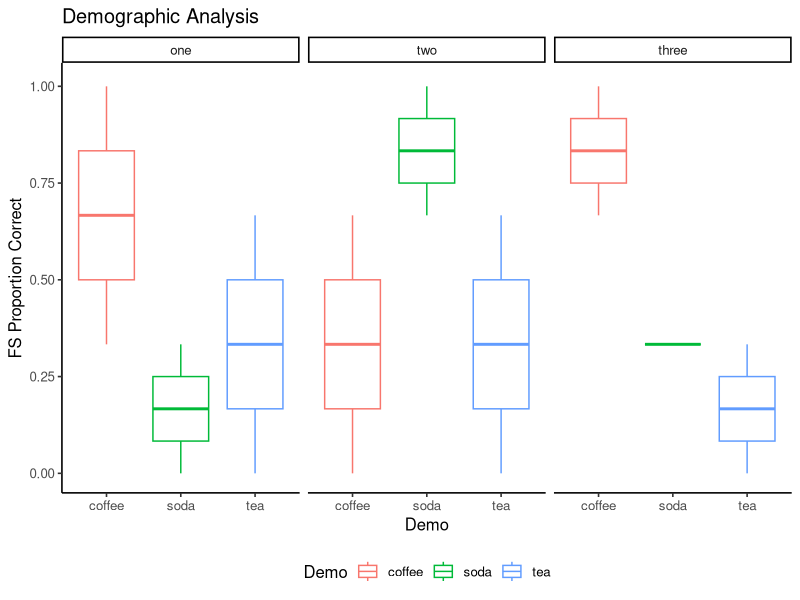
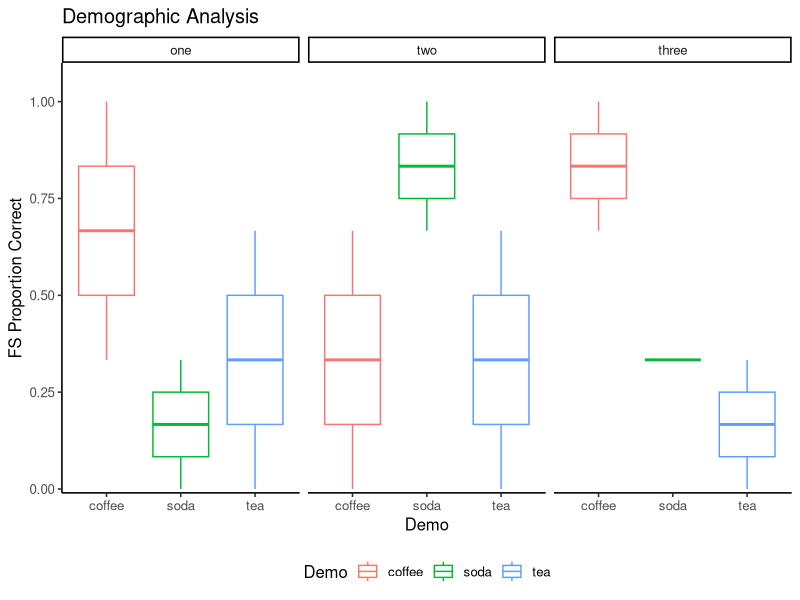

Write the R code that produced these figures, in order.
## ---- chunk 1
library(tidyr)
library(dplyr)
library(data.table)
library(ggplot2)
library(ggpubr)
library(rstatix)
## ---- chunk 2
# Key column may be automatically or manually added. This is dependent on the equipment and/or software used to read a multiple choice exam.
# FS indicates a fundamental statement associated with a question. This can be replaced with any question category. This will likely need to be manually added to a scantron output via spreadsheet software (e.g., Microsoft Excel) or within R. 
  # Note: This workflow is only designed for one question category column.
SID <- c("12345", "23456", "34567", "45678", "56789","67890", "Key", "FS") 
Q1 <- c("A", "A", "C", "A", "A", "B", "A", "1")
Q2 <- c("A", "A", "B", "C", "C", "C", "A", "1")
Q3 <- c("B", "A", "B", "B", "D", "B", "B", "2")
Q4 <- c("C", "B", "C", "C", "D", "A", "C", "2")
Q5 <- c("B", "A", "B", "A", "B", "B", "B", "3")
Q6 <- c("D", "B", "C", "D", "D", "C", "D", "3")
Q7 <- c("B", "C", "D", "A", "B", "A", "A", "2")
Q8 <- c("A", "D", "C", "A", "C", "A", "C", "1")
Q9 <- c("A", "B", "A", "D", "B", "A", "B", "3")

#This will create the working dataset for the rest of the demo
df <- data.frame(SID, Q1, Q2, Q3, Q4, Q5, Q6, Q7, Q8, Q9) 
df
## ---- chunk 3
#This will create a new vector of mock demographic data
Demo <- c("coffee", "tea", "soda", "soda", "coffee", "tea", " ", " ")

#This will associate demographic data with a student ID based on the information above
df_Demo <- data.frame(SID, Demo) %>%
  #We only need data related to student ID for this new dataset so we can ignore "Key" and FS" data
  slice_head(n = nrow(df)-2)
df_Demo
## ---- chunk 4
#We want to store the output in a new dataframe
df_qa<-                                       
  #df is the name of mock data scantron output
  df %>% 
  #The following lines will assign points based on the letter choice you indicate as correct within the parentheses. A new column is created and the point values are stored within that column.
  #Point values are listed as 1 here, but can be any value. 
  #If any of the criteria below are not met, the cell will be left blank
         mutate(P1 = case_when(Q1=="A" ~ 1),
                P2 = case_when(Q2=="A" ~ 1),
                P3 = case_when(Q3=="B" ~ 1),
                P4 = case_when(Q4=="C" ~ 1),
                P5 = case_when(Q5=="B" ~ 1),
                P6 = case_when(Q6=="D" ~ 1), 
                P7 = case_when(Q7=="A" ~ 1),
 #The lines below are an example of an answer-dependent grading scheme.
                P8 = case_when(Q7=="A" & Q8=="C" |
                               Q7=="B" & Q8=="A" |
                               Q7=="C" & Q8=="B" ~ 1),
                P9 = case_when(Q8=="A" & Q9=="C" |
                               Q8=="B" & Q9=="A" |
                               Q8=="C" & Q9=="B" ~ 1))
df_qa
## ---- chunk 5
#Different exams have a different number of questions. This will automate the counting to remove the Question columns.
#First, we count to the last question
Qend<- ncol(df)
#Second, we count to the first column we want to keep
Pstart<- ncol(df)+1
#Lastly we count to the last column we want to keep
  #We multiply by 2 because there are just as many Question columns as Point columns
  #We then subtract 1 to account for the SID column
  #There is also an option to account for removal of a question from the exam. It is not used here.
Pend<- Qend*2-1-(0)

# The FS cells were originally associated with the Question columns, but we now need them in the Point columns. This will copy FS to the Points columns (2:1+nQ; 2+nQ:2+2nQ)
df_qa[nrow(df_qa), Pstart:Pend] = as.list(as.numeric(df[nrow(df_qa), 2:Qend])) 

#We can now remove the Question columns and store in a new dataframe.
df_a<-
  df_qa%>% select(c(1, Pstart:Pend))
df_a

#To calculate the total score, we can call on columns that contain "P" for a summed score
#This can still be done before removing the Question columns as well.
df_a <- df_a %>%
  mutate(total = rowSums(select(., contains("P")),na.rm = TRUE)) 
df_a
## ---- chunk 6
###The scantron output is first transposed
df_t <- transpose(df[,-1])

#Transposing loses some information. This will restore lost information
colnames(df_t) <- df$SID

#We are making sure the FS column is interpreted numerically. This will be important during organization later on.
df_t$FS <- sapply(df_t$FS, as.numeric)

#The next steps require a formulat to calcuate proportion of different answer choices

#The first step calculates the total number of students.
#It is equal to last column to count, -2 to remove Key and FS columns
totalN <- ncol(df_t)-2

#This is the function to calculate proportion of answer choices that match the Key column
  #indicated by +1
Prop<- function(x){
  (sum(df_t[x, 1:totalN] %in% df_t[x, totalN+1]))/totalN}

#A new column is created using the function above
df_t$Pcorrect <- sapply(1:nrow(df_t), Prop)
df_t

#Additional columns are created that count the proportion of answer choices A-E typically offered on an MCQ
  #The correct answer choice should have the same proportion as the Pcorrect column above
df_t$prop.A <- apply(df_t[1:totalN], 1, function(x) length(which(x=="A"))/totalN)
df_t$prop.B <- apply(df_t[1:totalN], 1, function(x) length(which(x=="B"))/totalN)
df_t$prop.C <- apply(df_t[1:totalN], 1, function(x) length(which(x=="C"))/totalN)
df_t$prop.D <- apply(df_t[1:totalN], 1, function(x) length(which(x=="D"))/totalN)
df_t$prop.E <- apply(df_t[1:totalN], 1, function(x) length(which(x=="E"))/totalN)

#This will trim and store the answer choice distributions in a new dataframe.
df_dist <- df_t%>%
  #totalN represent total number of students from above. We can exclude all those columns
  select(-c(1:totalN))
df_dist
## ---- chunk 7
#Generating transposed answer choice dataframe to join with df_dist. This calculates mean score per question when partial credit or answer-dependent questions are used.
  #Answer-dependent questions may have multiple pathways to full credit.
  #The above distribution is limited to matching correctness to a "Key" vector 

#The point output is first transposed
df_at <- transpose(df_a[,-1]) #ignores SID for transpose 
colnames(df_at) <- df_a$SID

#This is just a count to remove the key row. -1 for Key
df_at<- slice_head(df_at, n=nrow(df_at)-1) 
colnames(df_at) <- df_a$SID

#ignores SID as first column
rownames(df_at) <- colnames(df_a[2:(ncol(df_a)-1)]) 

df_at<- df_at %>%
  #new column populated with question ID, allows for joining if needed
  mutate(KEYQ = colnames(df_a[2:(ncol(df_a)-1)])) 

df_at <- df_at %>%
  rowwise() %>%
  #Cells were originally left blank if no points were earned. This will replace blanks with 0
  mutate(across(where(is.numeric), ~replace(., is.na(.), 0))) %>%
  # -3 removes Key, FS, and KEYQ columns
  mutate(mean = mean(c_across(1:(ncol(df_at)-3)))) %>% 
  # -4 removes the new "mean" column as well
  mutate(sum = sum(c_across(1:(ncol(df_at)-4)))) 
df_at

#This will create the new dataframe with question distribution outcomes 
df_dist <- bind_cols(df_dist, df_at$mean)
df_dist <- df_dist %>%
  rename(mean = ncol(df_dist))
df_dist
## ---- chunk 8
#Reset df_at for aggregate analysis
df_at <- transpose(df_a[,-1]) 
colnames(df_at) <- df_a$SID

df_at <- df_at %>%
  #Cells were originally left blank if no points were earned. This will replace blanks with 0
  replace(is.na(.), 0)

#starting at col2 skips SID col1; adds "Question" column 
df_at$Question <- colnames(df_a[2:ncol(df_a)]) 

#Note: Replace FS with Bloom as needed
df_atg<-gather(df_at, key = "SID", value = "total", -Key, -FS, -Question)

#This is where you aggregate student scores Question Category (e.g., FS, Bloom) . Recommend changing the df name based on variable you are collapsing
FS_score<-df_atg %>%   
  group_by(FS, SID) %>%
  #creates a sum column based on points assigned
  summarise(FS_score=sum(total,na.rm=TRUE))
FS_score

FS_poss<- df_atg %>%
  group_by(FS, SID) %>%
  #creates a sum column based on total points possible (indicated by Key points) 
  summarise(FS_points_poss=sum(Key))
FS_poss

#Joins newly created dataframes
df_FS <- left_join(FS_score, FS_poss)

#Calculates a proportional correct column
df_FS<- df_FS %>%
  mutate(FS_score2 = FS_score/FS_points_poss)

#removes summed FS values. There are three FS in the example, so any values above this are sums
df_FS<- df_FS %>%
  filter(FS < 4) 
df_FS
## ---- chunk 9
#Incorporating student demographic data
df_FS_Demo <- inner_join(df_FS, df_Demo, by = "SID") 

#It may be advantageous to treat FS as a character, not numeric
df_FS_Demo$FS <- sapply(df_FS_Demo$FS, as.character)
#This will ensure FS are displayed in order
df_FS_Demo$FS <- factor(df_FS_Demo$FS, levels = c("1", "2", "3"))

#You can add a more meaningful name to each FS or Question category
df_FS_Demo <- df_FS_Demo %>%
  mutate(Theme = case_when(FS == "1"  ~ "one",
                           FS == "2"  ~ "two",
                           FS == "3"  ~ "three"))

#This will ensure FS are displayed in order
df_FS_Demo$Theme <- factor(df_FS_Demo$Theme, levels = c("one",
                                                        "two",
                                                        "three"))
df_FS_Demo
## ---- chunk 10
#Graphing the results of each Demographic
p <- ggplot(df_FS_Demo, aes(x= Demo, y=FS_score2, color = Demo))+
  theme_classic2()+   
  geom_boxplot()+
  scale_y_continuous(limits = c(0,1.01))+
#optional line breaks, useful with 5+ categories
  #geom_vline(xintercept = c(0.5+(1:4)), linetype="dotted", color = "grey", size=0.5)+ 
#optional mean score
  #geom_hline(yintercept = mean(df_FS_Demo$FS_score2), linetype="dotted", color = "grey", size=0.3)+ 
  ggtitle("Demographic Analysis")+
  xlab("Demo")+
  ylab("FS Proportion Correct")+
  theme(legend.position = "bottom")+
#Creates a separate panel for each FS with a meaningful name
  facet_wrap(~Theme)
p
## ---- chunk 11
###Addition of statistical comparisons on graph
df<- df_FS_Demo
stat.test <- df %>%
  #Check grouping (Theme or Demo)
  group_by(Theme)%>%
  #Check comparison (Theme or Demo)
  wilcox_test(FS_score2 ~ Demo) %>%              
  adjust_pvalue(method = "bonferroni") %>%
  add_significance() 
stat.test 

stat.test <- stat.test %>% add_xy_position(x = "Theme", dodge = 0.8)

p + stat_pvalue_manual(stat.test, label = "p.adj.signif", t.length = 0.01,
                       hide.ns = TRUE, y.position = 0.85)+
  scale_y_continuous(expand = expansion(mult = c(0.01, 0.1)))
